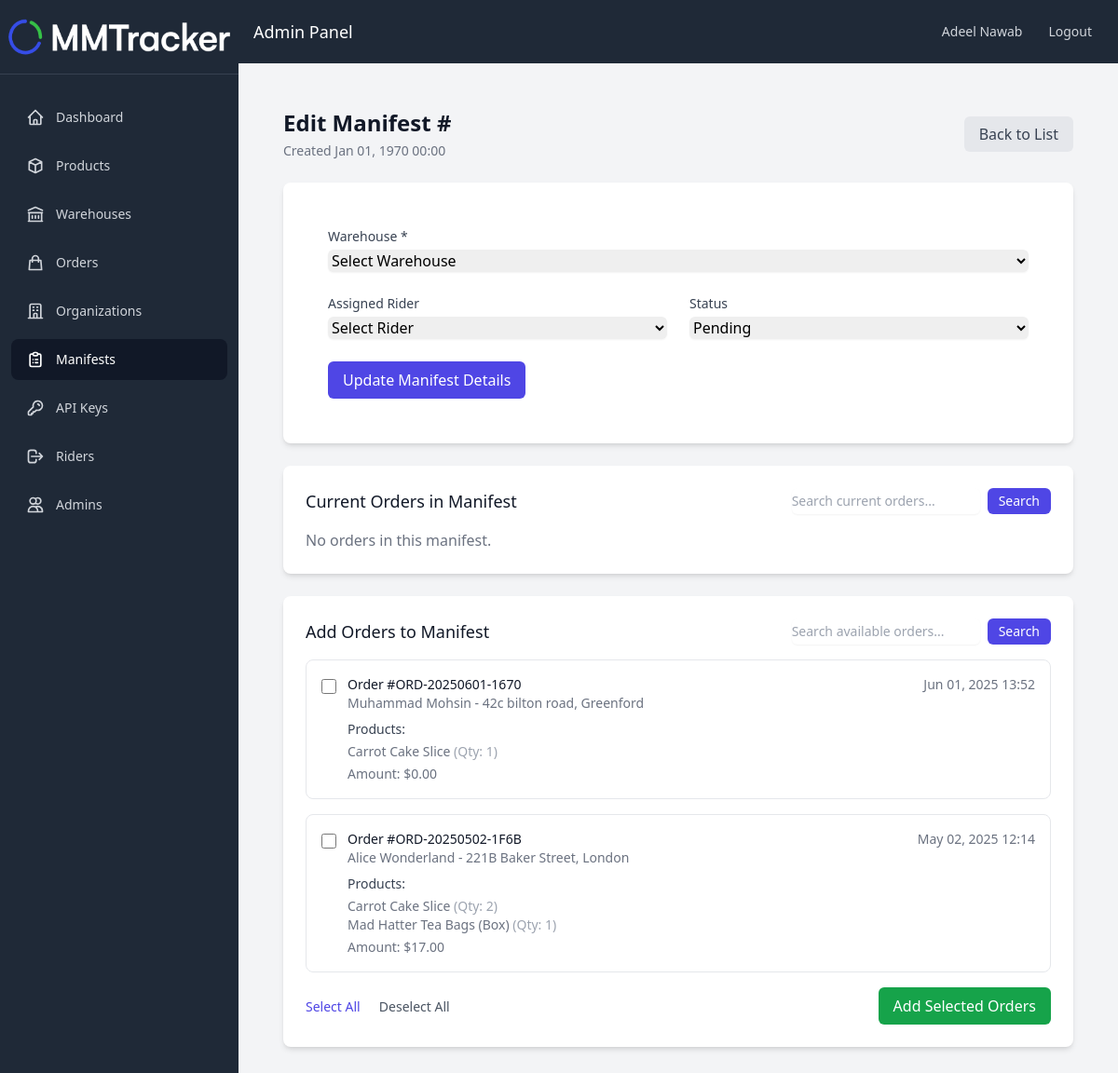
Screenshot of /pages/manifests/edit.php (signed in) with the database file from the repository.
### tables this page shows
CREATE TABLE `Orders` (
  `id` int(11) NOT NULL,
  `order_number` varchar(50) NOT NULL,
  `status` enum('pending','assigned','delivering','delivered','failed') NOT NULL DEFAULT 'pending',
  `notes` text DEFAULT NULL,
  `total_amount` decimal(10,2) DEFAULT NULL,
  `company_id` int(11) NOT NULL,
  `customer_id` int(11) DEFAULT NULL,
  `delivery_address_id` int(11) DEFAULT NULL,
  `organization_id` int(11) DEFAULT NULL,
  `drop_number` int(11) DEFAULT NULL,
  `created_at` timestamp NOT NULL DEFAULT current_timestamp(),
  `updated_at` timestamp NOT NULL DEFAULT current_timestamp() ON UPDATE current_timestamp(),
  `delivery_date` date DEFAULT NULL,
  `requires_image_proof` tinyint(1) DEFAULT NULL,
  `requires_signature_proof` tinyint(1) DEFAULT NULL,
  `proof_photo_url` varchar(255) DEFAULT NULL COMMENT 'Path to final delivery photo proof',
  `proof_signature_path` varchar(255) DEFAULT NULL COMMENT 'Path to final delivery signature proof',
  `latitude` decimal(10,7) DEFAULT NULL,
  `longitude` decimal(10,7) DEFAULT NULL
);

CREATE TABLE `Customers` (
  `id` int(11) NOT NULL,
  `company_id` int(11) DEFAULT NULL,
  `name` varchar(255) NOT NULL,
  `email` varchar(255) DEFAULT NULL,
  `phone` varchar(50) DEFAULT NULL,
  `created_at` timestamp NULL DEFAULT current_timestamp(),
  `updated_at` timestamp NULL DEFAULT current_timestamp() ON UPDATE current_timestamp()
);

CREATE TABLE `Addresses` (
  `id` int(11) NOT NULL,
  `customer_id` int(11) NOT NULL,
  `address_line1` varchar(255) NOT NULL,
  `address_line2` varchar(255) DEFAULT NULL,
  `city` varchar(100) NOT NULL,
  `state` varchar(100) DEFAULT NULL,
  `postal_code` varchar(20) NOT NULL,
  `country` varchar(100) NOT NULL,
  `latitude` decimal(10,8) DEFAULT NULL,
  `longitude` decimal(11,8) DEFAULT NULL,
  `is_default` tinyint(1) NOT NULL DEFAULT 0,
  `created_at` timestamp NULL DEFAULT current_timestamp(),
  `updated_at` timestamp NULL DEFAULT current_timestamp() ON UPDATE current_timestamp()
);

### pages/manifests/edit.php (the view, shortened to what this page needs)
<?php
require_once '../../includes/config.php';
$manifest = null;
$manifest_orders = [];
$is_delivered = false;
$search_current = isset($_GET['search_current']) ? cleanInput($_GET['search_current']) : '';
$search_unassigned = isset($_GET['search_unassigned']) ? cleanInput($_GET['search_unassigned']) : '';
if (!$is_delivered) {
    $unassigned_orders_query = "SELECT o.id, o.order_number, o.created_at, o.total_amount,
                               cust.name as customer_name, addr.address_line1, addr.city,
                               GROUP_CONCAT(p.name SEPARATOR ', ') as products,
                               GROUP_CONCAT(po.quantity SEPARATOR ', ') as quantities
                               FROM Orders o
                               LEFT JOIN ManifestOrders mo ON o.id = mo.order_id
                               LEFT JOIN ProductOrders po ON o.id = po.order_id
                               LEFT JOIN Products p ON po.product_id = p.id
                               LEFT JOIN Customers cust ON o.customer_id = cust.id
                               LEFT JOIN Addresses addr ON o.delivery_address_id = addr.id
                               WHERE mo.id IS NULL AND o.status = 'pending'";
    if (!isSuperAdmin()) {
        $unassigned_orders_query .= " AND o.company_id = " . $_SESSION['company_id'];
    }
    $unassigned_orders_query .= " GROUP BY o.id ORDER BY o.created_at DESC";
    $unassigned_orders_result = mysqli_query($conn, $unassigned_orders_query);
}
?>
<!DOCTYPE html>
<html lang="en">
<head>
    <script src="https://cdn.tailwindcss.com"></script>
</head>
<body class="bg-gray-100">
    <?php include_once '../../includes/navbar.php'; ?>
    <div class="flex-1 flex flex-col">
        <div class="bg-gray-800 p-4 flex justify-between items-center">
            <div class="text-white text-lg">Admin Panel</div>
            <div class="flex items-center">
                <span class="text-gray-300 text-sm mr-4"><?php echo $_SESSION['user_name']; ?></span>
                <a href="<?php echo SITE_URL; ?>logout.php"
                    class="text-gray-300 hover:bg-gray-700 hover:text-white px-3 py-2 rounded-md text-sm font-medium">
                    Logout
                </a>
            </div>
        </div>
        <div class="p-4">
            <div class="max-w-7xl mx-auto px-4 sm:px-6 lg:px-8 py-8">
                <div class="mb-6 flex justify-between items-center">
                    <div>
                        <h1 class="text-2xl font-bold text-gray-900">Edit Manifest #<?php echo $manifest['id']; ?></h1>
                        <p class="mt-1 text-sm text-gray-500">
                            Created <?php echo date('M d, Y H:i', strtotime($manifest['created_at'])); ?>
                        </p>
                    </div>
                    <div class="space-x-2">
                        <a href="index.php" class="bg-gray-200 text-gray-700 px-4 py-2 rounded-md hover:bg-gray-300">Back to List</a>
                    </div>
                </div>
                <div class="bg-white shadow-md rounded-lg overflow-hidden p-6 mb-6">
                    <form action="" method="POST" id="manifestForm">
                        <div class="space-y-6 bg-white px-4 py-5 sm:p-6">
                            <div>
                                <label for="warehouse_id" class="block text-sm font-medium text-gray-700">Warehouse *</label>
                                <select name="warehouse_id" id="warehouse_id" required
                                        class="mt-1 block w-full rounded-md border-gray-300 shadow-sm focus:border-indigo-500 focus:ring-indigo-500">
                                    <option value="">Select Warehouse</option>
                                </select>
                            </div>
                            <div class="grid grid-cols-1 gap-6 md:grid-cols-2">
                                <div>
                                    <label for="rider_id" class="block text-sm font-medium text-gray-700">Assigned Rider</label>
                                    <select name="rider_id" id="rider_id" <?php echo $is_delivered ? 'disabled' : ''; ?>
                                        class="mt-1 block w-full rounded-md border-gray-300 shadow-sm focus:border-indigo-500 focus:ring-indigo-500 <?php echo $is_delivered ? 'bg-gray-100' : ''; ?>">
                                        <option value="">Select Rider</option>
                                    </select>
                                </div>
                                <div>
                                    <label for="status" class="block text-sm font-medium text-gray-700">Status</label>
                                    <select name="status" id="status" required <?php echo $is_delivered ? 'disabled' : ''; ?>
                                        class="mt-1 block w-full rounded-md border-gray-300 shadow-sm focus:border-indigo-500 focus:ring-indigo-500 <?php echo $is_delivered ? 'bg-gray-100' : ''; ?>">
                                        <option value="pending" <?php echo $manifest['status'] === 'pending' ? 'selected' : ''; ?>>Pending</option>
                                    </select>
                                </div>
                            </div>
                            <?php if (!$is_delivered): ?>
                                <div class="mt-4">
                                    <button type="submit" class="bg-indigo-600 text-white px-4 py-2 rounded-md hover:bg-indigo-700">
                                        Update Manifest Details
                                    </button>
                                </div>
                            <?php endif; ?>
                        </div>
                    </form>
                </div>
                <div class="bg-white shadow-md rounded-lg overflow-hidden p-6 mb-6">
                    <div class="flex justify-between items-center mb-4">
                        <h2 class="text-lg font-medium text-gray-900">Current Orders in Manifest</h2>
                        <form method="GET" class="flex gap-2">
                            <input type="text" name="search_current"
                                value="<?php echo htmlspecialchars($search_current); ?>"
                                placeholder="Search current orders..."
                                class="rounded-md border-gray-300 shadow-sm focus:border-indigo-500 focus:ring-indigo-500 text-sm">
                            <button type="submit"
                                class="bg-indigo-600 text-white px-3 py-1 rounded-md hover:bg-indigo-700 text-sm">
                                Search
                            </button>
                        </form>
                    </div>
                    <?php if (empty($manifest_orders)): ?>
                        <p class="text-gray-500">No orders in this manifest.</p>
                    <?php endif; ?>
                </div>
                <?php if (!$is_delivered): ?>
                    <div class="bg-white shadow-md rounded-lg overflow-hidden p-6">
                        <div class="flex justify-between items-center mb-4">
                            <h2 class="text-lg font-medium text-gray-900">Add Orders to Manifest</h2>
                            <form method="GET" class="flex gap-2">
                                <input type="text" name="search_unassigned"
                                    value="<?php echo htmlspecialchars($search_unassigned); ?>"
                                    placeholder="Search available orders..."
                                    class="rounded-md border-gray-300 shadow-sm focus:border-indigo-500 focus:ring-indigo-500 text-sm">
                                <button type="submit"
                                    class="bg-indigo-600 text-white px-3 py-1 rounded-md hover:bg-indigo-700 text-sm">
                                    Search
                                </button>
                            </form>
                        </div>
                        <?php if (mysqli_num_rows($unassigned_orders_result) > 0): ?>
                            <form action="" method="POST">
                                <div class="grid grid-cols-1 gap-4 mb-4">
                                    <?php while ($order = mysqli_fetch_assoc($unassigned_orders_result)): ?>
                                        <div class="border rounded-lg p-4">
                                            <label class="flex items-start space-x-3">
                                                <input type="checkbox" name="orders[]" value="<?php echo $order['id']; ?>"
                                                    class="mt-1 h-4 w-4 text-indigo-600 border-gray-300 rounded focus:ring-indigo-500">
                                                <div class="flex-1">
                                                    <div class="flex justify-between">
                                                        <span class="text-sm font-medium text-gray-900">
                                                            Order #<?php echo $order['order_number']; ?>
                                                        </span>
                                                        <span class="text-sm text-gray-500">
                                                            <?php echo date('M d, Y H:i', strtotime($order['created_at'])); ?>
                                                        </span>
                                                    </div>
                                                    <p class="text-sm text-gray-500">
                                                        <?php echo htmlspecialchars($order['customer_name'] ?? 'N/A'); ?> -
                                                        <?php echo htmlspecialchars($order['address_line1'] ?? 'No Address'); ?>,
                                                        <?php echo htmlspecialchars($order['city'] ?? 'N/A'); ?>
                                                    </p>
                                                    <?php
                                                    $products = !empty($order['products']) ? explode(', ', $order['products']) : [];
                                                    $quantities = !empty($order['quantities']) ? explode(', ', $order['quantities']) : [];
                                                    ?>
                                                    <?php if (!empty($products) && !empty($quantities)): ?>
                                                        <div class="mt-2">
                                                            <p class="text-sm font-medium text-gray-700">Products:</p>
                                                            <ul class="mt-1 text-sm text-gray-500">
                                                                <?php foreach ($products as $index => $product): ?>
                                                                    <li>
                                                                        <?php echo htmlspecialchars($product); ?>
                                                                        <?php if (isset($quantities[$index])): ?>
                                                                            <span class="text-gray-400">
                                                                                (Qty: <?php echo htmlspecialchars($quantities[$index]); ?>)
                                                                            </span>
                                                                        <?php endif; ?>
                                                                    </li>
                                                                <?php endforeach; ?>
                                                            </ul>
                                                        </div>
                                                    <?php endif; ?>
                                                    <p class="text-sm text-gray-500 mt-1">
                                                        Amount: $<?php echo number_format($order['total_amount'], 2); ?>
                                                    </p>
                                                </div>
                                            </label>
                                        </div>
                                    <?php endwhile; ?>
                                </div>
                                <div class="flex justify-between items-center">
                                    <div>
                                        <button type="button" id="selectAll" class="text-sm text-indigo-600 hover:text-indigo-800 mr-4">
                                            Select All
                                        </button>
                                        <button type="button" id="deselectAll" class="text-sm text-gray-600 hover:text-gray-800">
                                            Deselect All
                                        </button>
                                    </div>
                                    <button type="submit" class="bg-green-600 text-white px-4 py-2 rounded-md hover:bg-green-700">
                                        Add Selected Orders
                                    </button>
                                </div>
                            </form>
                        <?php else: ?>
                            <p class="text-gray-500">No unassigned orders available.</p>
                        <?php endif; ?>
                    </div>
                <?php endif; ?>
            </div>
        </div>
</body>
</html>

### rows the page displays
orders: order_number "ORD-20250601-1670", created_at "Jun 01, 2025 13:52", customer.name "Muhammad Mohsin", delivery_address.address_line1 "42c bilton road", delivery_address.city "Greenford", product "Carrot Cake Slice", index "1", total_amount "0.00"
orders: order_number "ORD-20250502-1F6B", created_at "May 02, 2025 12:14", customer.name "Alice Wonderland", delivery_address.address_line1 "221B Baker Street", delivery_address.city "London", product "Carrot Cake Slice", index "2", product "Mad Hatter Tea Bags (Box)", index "1", total_amount "17.00"

### other values shown
$_SESSION['user_name'] "Adeel Nawab"
date('M d, Y H:i', strtotime($manifest['created_at'])) "Jan 01, 1970 00:00"
